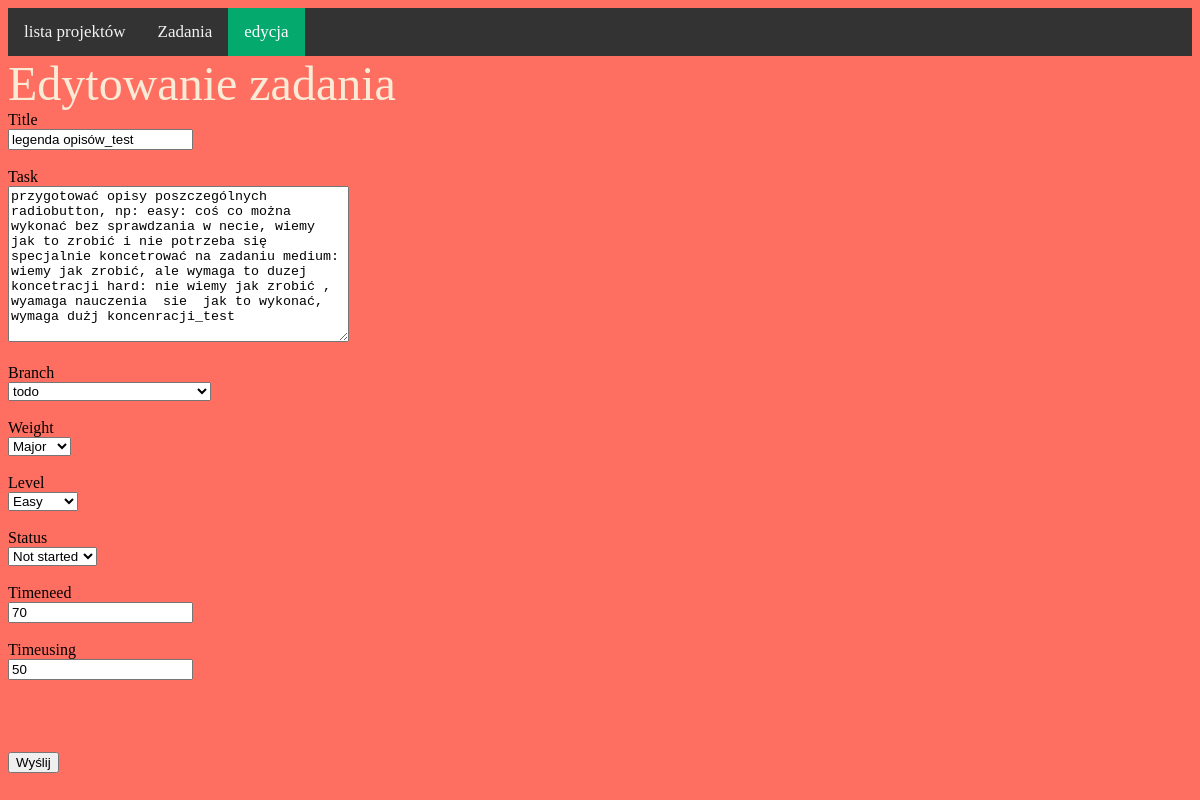
Page /main/1 on the committed database.
### task/models.py (models this page shows, shortened)
class Task(models.Model):
    title = models.CharField(max_length=255, unique=True)
    task = models.TextField()
    branch = models.PositiveSmallIntegerField(choices=Branch.BRANCH, default=0)
    created = models.DateTimeField(auto_now_add=True)
    modified = models.DateTimeField(auto_now=True)
    timeneed = models.IntegerField()
    timedone = models.DecimalField(max_digits=6, decimal_places=2,default=0)
    weight = models.PositiveSmallIntegerField(choices=Weight.WEIGHT, default=0)
    level = models.PositiveSmallIntegerField(choices=Level.LEVEL, default=0)
    status = models.PositiveSmallIntegerField(choices=Status.STATUS, default=0)
    projekt = models.ForeignKey(Projects, on_delete=models.CASCADE, default=None)
    timeusing = models.IntegerField(blank=True, default=0)

### main/views.py (the view)
# urls.py: path('main/<int:zadanie_id>', check_task, name="check_task"),
def check_task(request, zadanie_id: int):
    global no_project
    task = Task.objects.get(id=zadanie_id)
    no_project = task.projekt_id
    form = TaskForm(request.POST or None, instance=task)
    if form.is_valid():
        form.save()
    return render(request, 'main/add_task.html', {'form': form, 'numer_projektu':  no_project})

### main/views.py
class TaskForm(ModelForm):
    class Meta:
        model = Task
        fields =['title', 'task', 'branch', 'timeneed', 'weight', 'level', 'status', 'timeusing']

### main/templates/main/add_task.html (shortened to what this page needs)
{% extends 'base.html'%}
{% load static %}
{% block content %}
<div class="topnav">
  {% if side == "add" %}
    <a href="{% url 'main:start' %}">lista projektów</a>
    <a href="{% url 'main:zadania' numer_projektu %}">Zadania</a>
    <a class="active" href="#contact">dodawanie</a>
  {% else %}
    <a href="{% url 'main:start' %}">lista projektów</a>
    <a href="{% url 'main:zadania' numer_projektu %}">Zadania</a>
    <a class="active" href="#contact">edycja</a>
  {% endif %}
</div>
{% if side == "add" %}
  <div>Dodawanie zadania </div>
{% else %}
  <div>Edytowanie zadania</div>
{% endif %}
<form method="POST" enctype="multipart/form-data">
  {{ form.title.label }}<br>{{ form.title}}<br><br>
  {{ form.task.label }}<br>{{ form.task}}<br><br>
  {{ form.branch.label}}<br>{{ form.branch}}<br><br>
  {{ form.weight.label}}<br>{{ form.weight}}<br><br>
  {{ form.level.label}}<br>{{ form.level}}<br><br>
  {{ form.status.label}}<br>{{ form.status}}<br><br>
  {{ form.timeneed.label}}<br>{{ form.timeneed}}<br><br>
  {{ form.timeusing.label}}<br>{{ form.timeusing}}<br><br>
  {{ form.projekt_id.label}}<br>{{ form.projekt_id}}<br><br>
  <input type="submit" value="Wyślij">
</form>
{% endblock %}

### main/static/main/css/style.css (style rules this page uses)
body { background-color: #FF6F61; }
div { color: antiquewhite; font-size: 3em ; }
.topnav { background-color: #333; overflow: hidden; }
.topnav a { float: left; color: #f2f2f2; text-align: center; padding: 14px 16px; text-decoration: none; font-size: 17px; }
.topnav a.active { background-color: #04AA6D; color: white; }

### rows in the picture
Task: title "legenda opisów_test", task "przygotować opisy poszczególnych radiobutton, np: easy: coś co można wykonać bez sprawdzania w necie, wiemy jak to zrobić i nie potrzeba się specjalnie koncetrować na zadaniu medium: wiemy jak zrobić, ale wymaga to duzej koncetracji hard: nie wiemy jak zrobić , wyamaga nauczenia sie jak to wykonać, wymaga dużj koncenracji_test", branch "todo", weight "Major", level "Easy", status "Not started", timeneed "70", timeusing "50"
